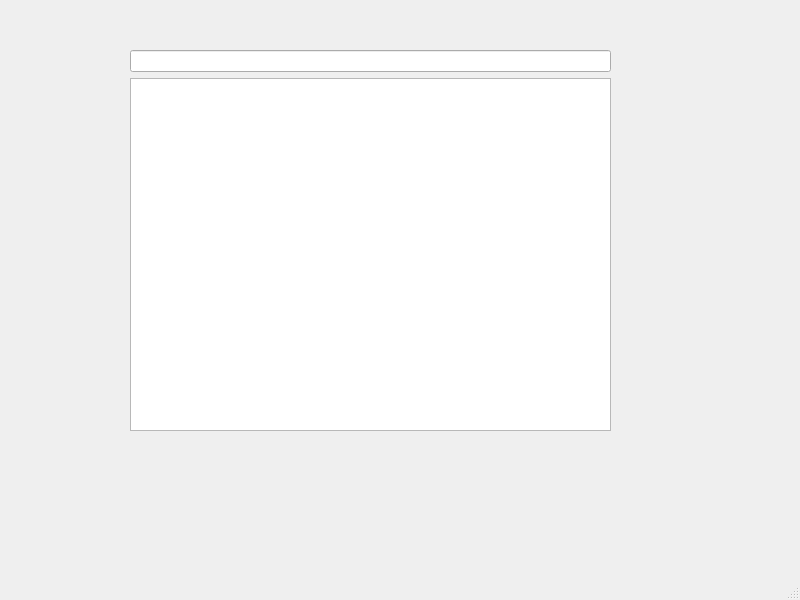
<?xml version="1.0" encoding="UTF-8"?>
<ui version="4.0">
 <class>Search</class>
 <widget class="QMainWindow" name="Search">
  <property name="geometry">
   <rect>
    <x>0</x>
    <y>0</y>
    <width>800</width>
    <height>600</height>
   </rect>
  </property>
  <property name="windowTitle">
   <string>MainWindow</string>
  </property>
  <widget class="QWidget" name="centralwidget">
   <widget class="QWidget" name="">
    <property name="geometry">
     <rect>
      <x>130</x>
      <y>50</y>
      <width>481</width>
      <height>381</height>
     </rect>
    </property>
    <layout class="QVBoxLayout" name="verticalLayout">
     <item>
      <widget class="QLineEdit" name="lineEdit"/>
     </item>
     <item>
      <widget class="QListWidget" name="listWidget"/>
     </item>
    </layout>
   </widget>
  </widget>
  <widget class="QMenuBar" name="menubar">
   <property name="geometry">
    <rect>
     <x>0</x>
     <y>0</y>
     <width>800</width>
     <height>24</height>
    </rect>
   </property>
  </widget>
  <widget class="QStatusBar" name="statusbar"/>
 </widget>
 <resources/>
 <connections/>
</ui>
